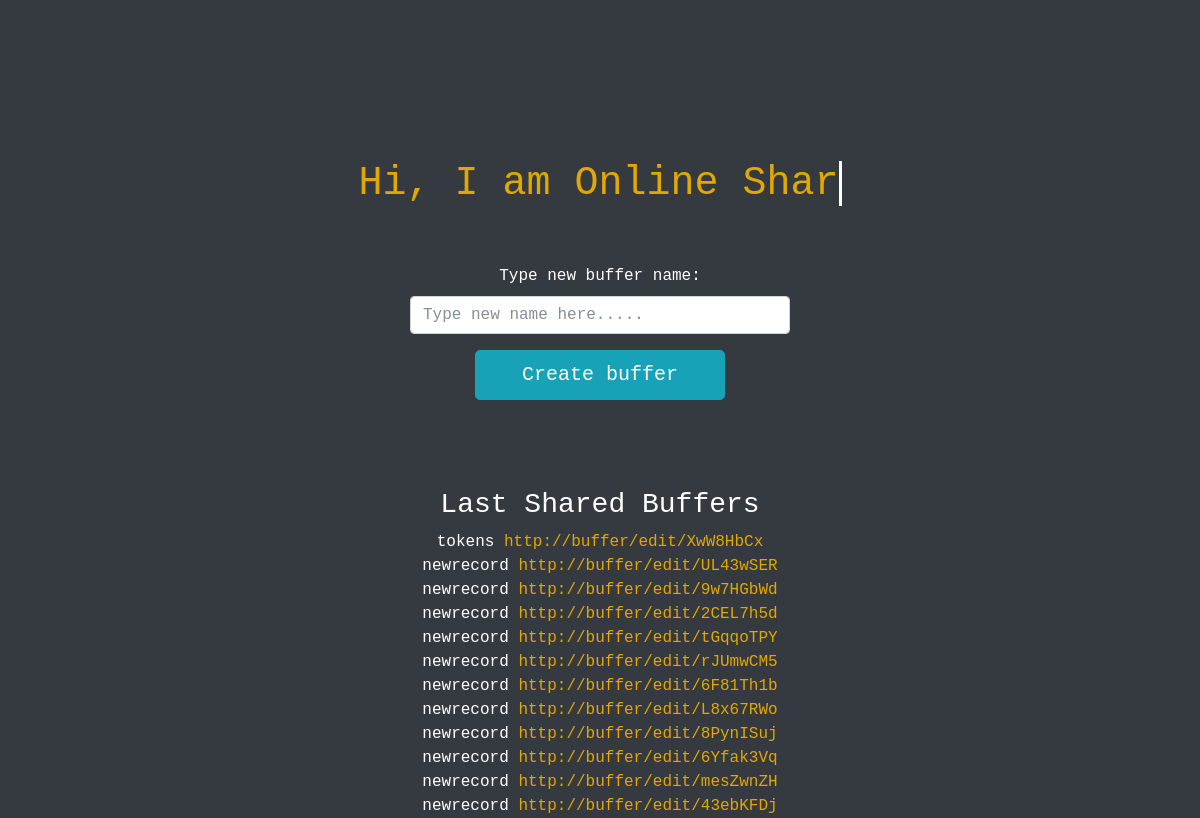
/buffer/, run on an earlier commit of the app's database.
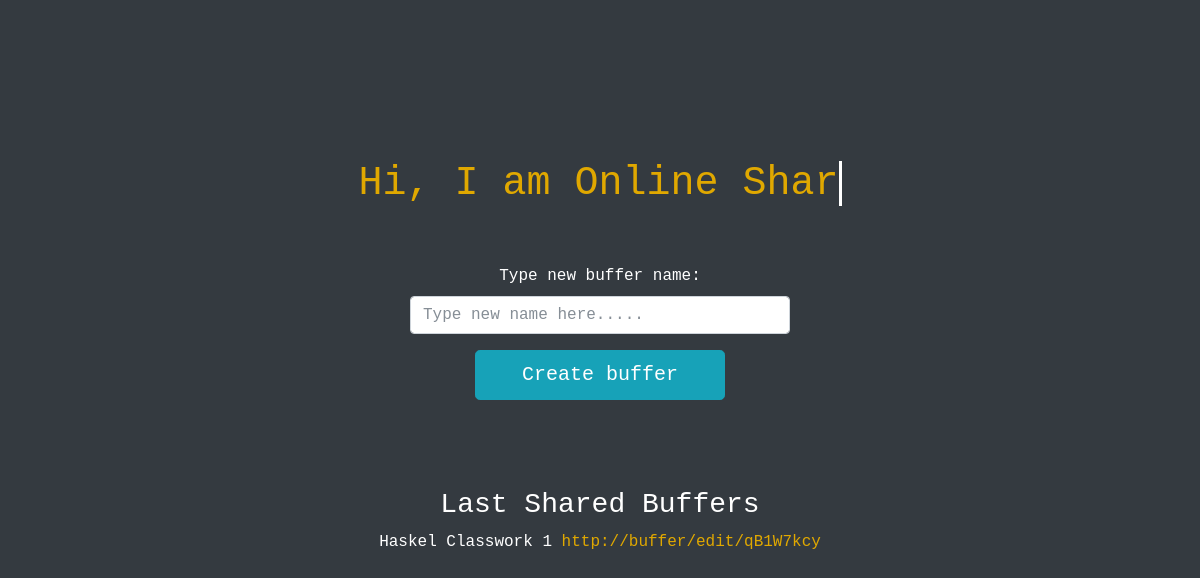
And on a later commit of the database.
### buffer/models.py (models this page shows, shortened)
class Text(models.Model):
    text = models.TextField(max_length=1000)
    name = models.CharField(max_length=60)
    private = models.CharField(max_length=8, unique = True, blank = True)
    public = models.CharField(max_length=6, unique = True,  blank = True)

### buffer/views.py (the view)
def index(request: HttpRequest) -> HttpResponse:
    texts_count = len(Text.objects.all())
    if texts_count < 5:
         links = Text.objects.all()
    else:
         links = Text.objects.all()
    return render_to_response('index.html', {'links': links})

### buffer/templates/index.html (shortened to what this page needs)
<!DOCTYPE html>
<html>
{% load static %}
<head>
    <link href="{% static 'vendor/bootstrap/css/bootstrap.min.css' %}"
          rel="stylesheet">
   <link href="{% static 'css/typing.css' %}" rel="stylesheet">
    <link href="{% static 'css/landing-page.css' %}" rel="stylesheet">
</head>
<body>
<h1 class="accent">
    <a href="" class="typewrite" data-period="2000"
       data-type='[ "Hi, I am Online Shared Buffer.", "I like Kuzya.", "I Love to Code.", "I Love Big Buffers." ]'>
    </a>
</h1>
<br>
<br>
<div id="name">
<form action="new">
 <div class="form-group">
 <div class="form-group">
    <label for="name">Type new buffer name:</label>
<div class="row">
    <div class="col-sm-offset-4 col-sm-4">
    </div>
    <div class="col-sm-offset-4 col-sm-4">
        <div class="input-group">
            <input type="text" name="name" class="form-control" placeholder="Type new name here....." />
        </div>
    </div>
</div>
  </div>
<input type="submit" id="createnew" class="btn btn-info btn-lg" value="Create buffer" />
<br>
<br>
</div>
</form>
</div>
<br>
<br>
<div>
<h3> Last Shared Buffers </h3>
{% for l in links %}
    {{ l.name }}  <a href="/buffer/edit/{{ l.private  }}"> http://buffer/edit/{{ l.private }} </a> <br>
{% endfor %}
</div>
</body>
</html>

### sharedbuffer/static/css/typing.css (style rules this page uses)
* { color:#fff; text-decoration: none; }

### sharedbuffer/static/css/landing-page.css (style rules this page uses)
*, h1, h2, h3 { font-family: "Bitstream Vera Sans Mono", Monaco, "Courier New", Courier, monospace; }
h3 { color: #fff; }
.btn { min-width: 250px; min-height: 50px; }
body { background-color: #343a40; text-align: center; padding-top: 10em; }
body a { color: #e0a800; }
.accent * { color: #e0a800; }

What changed in the data, as far as the page shows it:
removed Text: name "tokens", private "XwW8HbCx"
removed Text: name "newrecord", private "UL43wSER"
removed Text: name "newrecord", private "9w7HGbWd"
removed Text: name "newrecord", private "2CEL7h5d"
removed Text: name "newrecord", private "tGqqoTPY"
removed Text: name "newrecord", private "rJUmwCM5"
removed Text: name "newrecord", private "6F81Th1b"
removed Text: name "newrecord", private "L8x67RWo"
removed Text: name "newrecord", private "8PynISuj"
removed Text: name "newrecord", private "6Yfak3Vq"
removed Text: name "newrecord", private "mesZwnZH"
removed Text: name "newrecord", private "43ebKFDj"
added Text: name "Haskel Classwork 1", private "qB1W7kcy"
